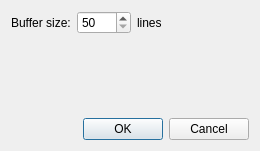
<?xml version="1.0" encoding="UTF-8"?>
<ui version="4.0">
 <class>Dialog</class>
 <widget class="QDialog" name="Dialog">
  <property name="windowModality">
   <enum>Qt::WindowModal</enum>
  </property>
  <property name="geometry">
   <rect>
    <x>0</x>
    <y>0</y>
    <width>260</width>
    <height>151</height>
   </rect>
  </property>
  <property name="windowTitle">
   <string>Dialog</string>
  </property>
  <layout class="QVBoxLayout" name="verticalLayout">
   <item>
    <layout class="QHBoxLayout" name="horizontalLayout">
     <item>
      <widget class="QLabel" name="label">
       <property name="text">
        <string>Buffer size:</string>
       </property>
      </widget>
     </item>
     <item>
      <widget class="QSpinBox" name="buffer_size_spinBox">
       <property name="minimum">
        <number>50</number>
       </property>
       <property name="maximum">
        <number>1000</number>
       </property>
      </widget>
     </item>
     <item>
      <widget class="QLabel" name="label_2">
       <property name="text">
        <string>lines</string>
       </property>
      </widget>
     </item>
     <item>
      <spacer name="horizontalSpacer">
       <property name="orientation">
        <enum>Qt::Horizontal</enum>
       </property>
       <property name="sizeHint" stdset="0">
        <size>
         <width>40</width>
         <height>20</height>
        </size>
       </property>
      </spacer>
     </item>
    </layout>
   </item>
   <item>
    <spacer name="verticalSpacer">
     <property name="orientation">
      <enum>Qt::Vertical</enum>
     </property>
     <property name="sizeHint" stdset="0">
      <size>
       <width>20</width>
       <height>48</height>
      </size>
     </property>
    </spacer>
   </item>
   <item>
    <widget class="QDialogButtonBox" name="buttonBox">
     <property name="orientation">
      <enum>Qt::Horizontal</enum>
     </property>
     <property name="standardButtons">
      <set>QDialogButtonBox::Cancel|QDialogButtonBox::Ok</set>
     </property>
    </widget>
   </item>
  </layout>
 </widget>
 <resources/>
 <connections>
  <connection>
   <sender>buttonBox</sender>
   <signal>accepted()</signal>
   <receiver>Dialog</receiver>
   <slot>accept()</slot>
   <hints>
    <hint type="sourcelabel">
     <x>248</x>
     <y>254</y>
    </hint>
    <hint type="destinationlabel">
     <x>157</x>
     <y>274</y>
    </hint>
   </hints>
  </connection>
  <connection>
   <sender>buttonBox</sender>
   <signal>rejected()</signal>
   <receiver>Dialog</receiver>
   <slot>reject()</slot>
   <hints>
    <hint type="sourcelabel">
     <x>316</x>
     <y>260</y>
    </hint>
    <hint type="destinationlabel">
     <x>286</x>
     <y>274</y>
    </hint>
   </hints>
  </connection>
 </connections>
</ui>
